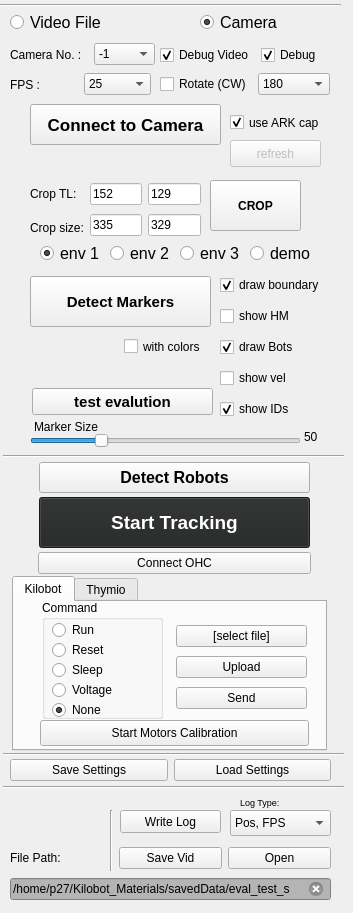
     <widget class="QWidget" name="input_tab">
      <attribute name="title">
       <string>Input</string>
      </attribute>
      <widget class="QRadioButton" name="fromVid_rButton">
       <property name="geometry">
        <rect>
         <x>10</x>
         <y>10</y>
         <width>107</width>
         <height>25</height>
        </rect>
       </property>
       <property name="font">
        <font>
         <pointsize>12</pointsize>
         <strikeout>false</strikeout>
         <kerning>true</kerning>
        </font>
       </property>
       <property name="text">
        <string>Video File</string>
       </property>
       <property name="checked">
        <bool>false</bool>
       </property>
      </widget>
      <widget class="QRadioButton" name="fromCam_rButton">
       <property name="geometry">
        <rect>
         <x>200</x>
         <y>10</y>
         <width>107</width>
         <height>25</height>
        </rect>
       </property>
       <property name="font">
        <font>
         <pointsize>12</pointsize>
         <strikeout>false</strikeout>
         <kerning>true</kerning>
        </font>
       </property>
       <property name="text">
        <string>Camera</string>
       </property>
       <property name="checked">
        <bool>true</bool>
       </property>
      </widget>
      <widget class="Line" name="line_11">
       <property name="geometry">
        <rect>
         <x>0</x>
         <y>-5</y>
         <width>341</width>
         <height>20</height>
        </rect>
       </property>
       <property name="orientation">
        <enum>Qt::Horizontal</enum>
       </property>
      </widget>
      <widget class="QPushButton" name="capturing_button">
       <property name="geometry">
        <rect>
         <x>30</x>
         <y>104</y>
         <width>191</width>
         <height>41</height>
        </rect>
       </property>
       <property name="font">
        <font>
         <pointsize>13</pointsize>
         <bold>true</bold>
         <underline>false</underline>
         <strikeout>false</strikeout>
         <kerning>true</kerning>
        </font>
       </property>
       <property name="toolTip">
        <string comment="toolTip" extracomment="hey">&lt;html&gt;&lt;head/&gt;&lt;body&gt;&lt;p&gt;Connect to Camera&lt;/p&gt;&lt;/body&gt;&lt;/html&gt;</string>
       </property>
       <property name="statusTip">
        <string comment="statisTip" extracomment="status tip"/>
       </property>
       <property name="whatsThis">
        <string comment="dis whats this" extracomment="whats this">&lt;html&gt;&lt;head/&gt;&lt;body&gt;&lt;p&gt;Connect me to camera&lt;/p&gt;&lt;/body&gt;&lt;/html&gt;</string>
       </property>
       <property name="text">
        <string comment="hey hey" extracomment="hey">Connect to Camera</string>
       </property>
       <property name="checkable">
        <bool>true</bool>
       </property>
      </widget>
      <widget class="QWidget" name="layoutWidget_17">
       <property name="geometry">
        <rect>
         <x>160</x>
         <y>70</y>
         <width>170</width>
         <height>29</height>
        </rect>
       </property>
       <layout class="QHBoxLayout" name="horizontalLayout_Rotation_Select_2">
        <item>
         <widget class="QCheckBox" name="RotateCheckBox">
          <property name="text">
           <string>Rotate (CW)</string>
          </property>
         </widget>
        </item>
        <item>
         <widget class="QComboBox" name="Rotate_ComboBox">
          <property name="currentIndex">
           <number>1</number>
          </property>
          <item>
           <property name="text">
            <string>90</string>
           </property>
          </item>
          <item>
           <property name="text">
            <string>180</string>
           </property>
          </item>
          <item>
           <property name="text">
            <string>270</string>
           </property>
          </item>
         </widget>
        </item>
       </layout>
      </widget>
      <widget class="QWidget" name="layoutWidget_18">
       <property name="geometry">
        <rect>
         <x>10</x>
         <y>40</y>
         <width>145</width>
         <height>29</height>
        </rect>
       </property>
       <layout class="QHBoxLayout" name="horizontalLayout_CameraNoSelect_2">
        <item>
         <widget class="QLabel" name="cam_label_4">
          <property name="text">
           <string>Camera No. :  </string>
          </property>
         </widget>
        </item>
        <item>
         <widget class="QComboBox" name="cam_comboBox">
          <property name="enabled">
           <bool>true</bool>
          </property>
          <item>
           <property name="text">
            <string>-1</string>
           </property>
          </item>
          <item>
           <property name="text">
            <string>0</string>
           </property>
          </item>
          <item>
           <property name="text">
            <string>1</string>
           </property>
          </item>
          <item>
           <property name="text">
            <string>2</string>
           </property>
          </item>
         </widget>
        </item>
       </layout>
      </widget>
      <widget class="QWidget" name="layoutWidget_19">
       <property name="geometry">
        <rect>
         <x>10</x>
         <y>70</y>
         <width>141</width>
         <height>29</height>
        </rect>
       </property>
       <layout class="QHBoxLayout" name="horizontalLayout_21">
        <item>
         <widget class="QLabel" name="cam_label_5">
          <property name="text">
           <string>FPS :</string>
          </property>
         </widget>
        </item>
        <item>
         <widget class="QComboBox" name="FPS_comboBox">
          <property name="enabled">
           <bool>true</bool>
          </property>
          <property name="editable">
           <bool>false</bool>
          </property>
          <property name="currentText">
           <string>25</string>
          </property>
          <property name="currentIndex">
           <number>1</number>
          </property>
          <item>
           <property name="text">
            <string>15</string>
           </property>
          </item>
          <item>
           <property name="text">
            <string>25</string>
           </property>
          </item>
          <item>
           <property name="text">
            <string>45</string>
           </property>
          </item>
          <item>
           <property name="text">
            <string>60</string>
           </property>
          </item>
          <item>
           <property name="text">
            <string>120</string>
           </property>
          </item>
         </widget>
        </item>
       </layout>
      </widget>
      <widget class="QWidget" name="layoutWidget_20">
       <property name="geometry">
        <rect>
         <x>10</x>
         <y>758</y>
         <width>321</width>
         <height>25</height>
        </rect>
       </property>
       <layout class="QGridLayout" name="gridLayout_7">
        <item row="0" column="0">
         <widget class="QPushButton" name="saveSetting_pushButton">
          <property name="text">
           <string>Save Settings</string>
          </property>
         </widget>
        </item>
        <item row="0" column="1">
         <widget class="QPushButton" name="loadSetting_pushButton">
          <property name="text">
           <string>Load Settings</string>
          </property>
         </widget>
        </item>
       </layout>
      </widget>
      <widget class="QWidget" name="layoutWidget_21">
       <property name="geometry">
        <rect>
         <x>160</x>
         <y>40</y>
         <width>171</width>
         <height>31</height>
        </rect>
       </property>
       <layout class="QHBoxLayout" name="horizontalLayout_22">
        <item>
         <widget class="QCheckBox" name="debugAV_CheckBox">
          <property name="text">
           <string>Debug Video</string>
          </property>
          <property name="checked">
           <bool>true</bool>
          </property>
         </widget>
        </item>
        <item>
         <widget class="QCheckBox" name="debug_CheckBox">
          <property name="text">
           <string>Debug</string>
          </property>
          <property name="checked">
           <bool>true</bool>
          </property>
         </widget>
        </item>
       </layout>
      </widget>
      <widget class="QCheckBox" name="useARKCap_CheckBox">
       <property name="geometry">
        <rect>
         <x>230</x>
         <y>112</y>
         <width>111</width>
         <height>21</height>
        </rect>
       </property>
       <property name="text">
        <string>use ARK cap</string>
       </property>
       <property name="checked">
        <bool>true</bool>
       </property>
      </widget>
      <widget class="Line" name="line_21">
       <property name="geometry">
        <rect>
         <x>3</x>
         <y>446</y>
         <width>341</width>
         <height>20</height>
        </rect>
       </property>
       <property name="orientation">
        <enum>Qt::Horizontal</enum>
       </property>
      </widget>
      <widget class="QWidget" name="layoutWidget_22">
       <property name="geometry">
        <rect>
         <x>10</x>
         <y>844</y>
         <width>321</width>
         <height>60</height>
        </rect>
       </property>
       <layout class="QVBoxLayout" name="verticalLayout_12">
        <item>
         <layout class="QHBoxLayout" name="horizontalLayout_23">
          <item>
           <widget class="QLabel" name="label_23">
            <property name="text">
             <string>File Path:</string>
            </property>
           </widget>
          </item>
          <item>
           <widget class="QPushButton" name="saveVid_button">
            <property name="enabled">
             <bool>true</bool>
            </property>
            <property name="text">
             <string>Save Vid</string>
            </property>
            <property name="checkable">
             <bool>true</bool>
            </property>
           </widget>
          </item>
          <item>
           <widget class="QPushButton" name="open_set_button">
            <property name="text">
             <string>Open</string>
            </property>
           </widget>
          </item>
         </layout>
        </item>
        <item>
         <widget class="QLineEdit" name="filePath_user">
          <property name="enabled">
           <bool>false</bool>
          </property>
          <property name="focusPolicy">
           <enum>Qt::StrongFocus</enum>
          </property>
          <property name="acceptDrops">
           <bool>true</bool>
          </property>
          <property name="autoFillBackground">
           <bool>false</bool>
          </property>
          <property name="styleSheet">
           <string notr="true">background-color: rgb(180, 180, 180); color: rgb(0, 0, 0);
</string>
          </property>
          <property name="text">
           <string>/home/p27/Kilobot_Materials/savedData/eval_test_s</string>
          </property>
          <property name="frame">
           <bool>true</bool>
          </property>
          <property name="dragEnabled">
           <bool>true</bool>
          </property>
          <property name="clearButtonEnabled">
           <bool>true</bool>
          </property>
         </widget>
        </item>
       </layout>
      </widget>
      <widget class="QPushButton" name="refresh_pushButton">
       <property name="enabled">
        <bool>false</bool>
       </property>
       <property name="geometry">
        <rect>
         <x>230</x>
         <y>140</y>
         <width>91</width>
         <height>27</height>
        </rect>
       </property>
       <property name="text">
        <string>refresh</string>
       </property>
       <property name="icon">
        <iconset>
         <normalon>:/images/refresh.png</normalon>
        </iconset>
       </property>
      </widget>
      <widget class="QPushButton" name="crop_pushButton">
       <property name="geometry">
        <rect>
         <x>210</x>
         <y>180</y>
         <width>91</width>
         <height>51</height>
        </rect>
       </property>
       <property name="font">
        <font>
         <pointsize>9</pointsize>
         <bold>true</bold>
         <strikeout>false</strikeout>
         <kerning>true</kerning>
        </font>
       </property>
       <property name="text">
        <string>CROP</string>
       </property>
       <property name="icon">
        <iconset>
         <normalon>:/images/refresh.png</normalon>
        </iconset>
       </property>
       <property name="checkable">
        <bool>true</bool>
       </property>
      </widget>
      <widget class="QPushButton" name="detectMarker_pushButton">
       <property name="geometry">
        <rect>
         <x>30</x>
         <y>276</y>
         <width>181</width>
         <height>51</height>
        </rect>
       </property>
       <property name="font">
        <font>
         <pointsize>11</pointsize>
         <bold>true</bold>
         <strikeout>false</strikeout>
         <kerning>true</kerning>
        </font>
       </property>
       <property name="toolTip">
        <string extracomment="Click this to detect the Fiducial Markers on the white board, to calculate the mapping between the table to the caputed frame"/>
       </property>
       <property name="text">
        <string>Detect Markers</string>
       </property>
       <property name="icon">
        <iconset>
         <normalon>:/images/refresh.png</normalon>
        </iconset>
       </property>
       <property name="checkable">
        <bool>false</bool>
       </property>
      </widget>
      <widget class="QSlider" name="markerWidth_Slider">
       <property name="geometry">
        <rect>
         <x>30</x>
         <y>431</y>
         <width>271</width>
         <height>20</height>
        </rect>
       </property>
       <property name="maximum">
        <number>200</number>
       </property>
       <property name="pageStep">
        <number>2</number>
       </property>
       <property name="value">
        <number>50</number>
       </property>
       <property name="orientation">
        <enum>Qt::Horizontal</enum>
       </property>
      </widget>
      <widget class="QLabel" name="markerWidth_label">
       <property name="geometry">
        <rect>
         <x>304</x>
         <y>428</y>
         <width>17</width>
         <height>18</height>
        </rect>
       </property>
       <property name="text">
        <string>50</string>
       </property>
      </widget>
      <widget class="QPushButton" name="writeLog_button">
       <property name="enabled">
        <bool>true</bool>
       </property>
       <property name="geometry">
        <rect>
         <x>120</x>
         <y>810</y>
         <width>101</width>
         <height>23</height>
        </rect>
       </property>
       <property name="text">
        <string>Write Log</string>
       </property>
       <property name="checkable">
        <bool>true</bool>
       </property>
      </widget>
      <widget class="Line" name="line_2">
       <property name="geometry">
        <rect>
         <x>110</x>
         <y>810</y>
         <width>3</width>
         <height>61</height>
        </rect>
       </property>
       <property name="orientation">
        <enum>Qt::Vertical</enum>
       </property>
      </widget>
      <widget class="QComboBox" name="logType_comboBox">
       <property name="geometry">
        <rect>
         <x>230</x>
         <y>810</y>
         <width>101</width>
         <height>26</height>
        </rect>
       </property>
       <property name="currentIndex">
        <number>3</number>
       </property>
       <item>
        <property name="text">
         <string>Pos, Vec, LED</string>
        </property>
       </item>
       <item>
        <property name="text">
         <string>Pos</string>
        </property>
       </item>
       <item>
        <property name="text">
         <string>Pos, LED</string>
        </property>
       </item>
       <item>
        <property name="text">
         <string>Pos, FPS</string>
        </property>
       </item>
      </widget>
      <widget class="QLabel" name="label_28">
       <property name="geometry">
        <rect>
         <x>240</x>
         <y>790</y>
         <width>71</width>
         <height>24</height>
        </rect>
       </property>
       <property name="font">
        <font>
         <pointsize>7</pointsize>
         <strikeout>false</strikeout>
         <kerning>true</kerning>
        </font>
       </property>
       <property name="text">
        <string>Log Type:</string>
       </property>
      </widget>
      <widget class="QWidget" name="layoutWidget">
       <property name="geometry">
        <rect>
         <x>40</x>
         <y>240</y>
         <width>273</width>
         <height>28</height>
        </rect>
       </property>
       <layout class="QHBoxLayout" name="horizontalLayout_31">
        <item>
         <widget class="QRadioButton" name="env1_rButton">
          <property name="font">
           <font>
            <pointsize>12</pointsize>
            <strikeout>false</strikeout>
            <kerning>true</kerning>
           </font>
          </property>
          <property name="text">
           <string>env 1</string>
          </property>
          <property name="checked">
           <bool>true</bool>
          </property>
         </widget>
        </item>
        <item>
         <widget class="QRadioButton" name="env2_rButton">
          <property name="font">
           <font>
            <pointsize>12</pointsize>
            <strikeout>false</strikeout>
            <kerning>true</kerning>
           </font>
          </property>
          <property name="text">
           <string>env 2</string>
          </property>
          <property name="checked">
           <bool>false</bool>
          </property>
         </widget>
        </item>
        <item>
         <widget class="QRadioButton" name="env3_rButton">
          <property name="font">
           <font>
            <pointsize>12</pointsize>
            <strikeout>false</strikeout>
            <kerning>true</kerning>
           </font>
          </property>
          <property name="text">
           <string>env 3</string>
          </property>
          <property name="checked">
           <bool>false</bool>
          </property>
         </widget>
        </item>
        <item>
         <widget class="QRadioButton" name="env4_rButton">
          <property name="font">
           <font>
            <pointsize>12</pointsize>
            <strikeout>false</strikeout>
            <kerning>true</kerning>
           </font>
          </property>
          <property name="text">
           <string>demo</string>
          </property>
          <property name="checked">
           <bool>false</bool>
          </property>
         </widget>
        </item>
       </layout>
      </widget>
      <widget class="QLabel" name="label_22">
       <property name="geometry">
        <rect>
         <x>34</x>
         <y>418</y>
         <width>64</width>
         <height>18</height>
        </rect>
       </property>
       <property name="text">
        <string>Marker Size</string>
       </property>
      </widget>
      <widget class="Line" name="line_22">
       <property name="geometry">
        <rect>
         <x>3</x>
         <y>777</y>
         <width>341</width>
         <height>20</height>
        </rect>
       </property>
       <property name="orientation">
        <enum>Qt::Horizontal</enum>
       </property>
      </widget>
      <widget class="Line" name="line_23">
       <property name="geometry">
        <rect>
         <x>3</x>
         <y>744</y>
         <width>341</width>
         <height>20</height>
        </rect>
       </property>
       <property name="orientation">
        <enum>Qt::Horizontal</enum>
       </property>
      </widget>
      <widget class="QPushButton" name="detectKilobots_pushButton">
       <property name="geometry">
        <rect>
         <x>39</x>
         <y>462</y>
         <width>271</width>
         <height>31</height>
        </rect>
       </property>
       <property name="font">
        <font>
         <pointsize>12</pointsize>
         <bold>true</bold>
         <strikeout>false</strikeout>
         <kerning>true</kerning>
        </font>
       </property>
       <property name="toolTip">
        <string extracomment="Click this to detect the available robots within the cropped arena"/>
       </property>
       <property name="text">
        <string>Detect Robots</string>
       </property>
      </widget>
      <widget class="QPushButton" name="startTracking_pushButton">
       <property name="geometry">
        <rect>
         <x>39</x>
         <y>497</y>
         <width>271</width>
         <height>51</height>
        </rect>
       </property>
       <property name="font">
        <font>
         <pointsize>14</pointsize>
         <bold>true</bold>
         <strikeout>false</strikeout>
         <kerning>true</kerning>
        </font>
       </property>
       <property name="toolTip">
        <string extracomment="If already detected kilobots, now click this to start the tracking"/>
       </property>
       <property name="styleSheet">
        <string notr="true">background-color: rgb(35, 37, 37);
color: rgb(255, 255, 255);</string>
       </property>
       <property name="text">
        <string>Start Tracking</string>
       </property>
       <property name="checkable">
        <bool>false</bool>
       </property>
       <property name="checked">
        <bool>false</bool>
       </property>
       <property name="flat">
        <bool>false</bool>
       </property>
      </widget>
      <widget class="QPushButton" name="ohc_connect">
       <property name="geometry">
        <rect>
         <x>38</x>
         <y>552</y>
         <width>273</width>
         <height>22</height>
        </rect>
       </property>
       <property name="text">
        <string>Connect OHC</string>
       </property>
      </widget>
      <widget class="QWidget" name="layoutWidget">
       <property name="geometry">
        <rect>
         <x>30</x>
         <y>180</y>
         <width>55</width>
         <height>61</height>
        </rect>
       </property>
       <layout class="QGridLayout" name="gridLayout_6">
        <item row="0" column="0">
         <widget class="QLabel" name="cropTLTextLabel">
          <property name="text">
           <string>Crop TL:</string>
          </property>
         </widget>
        </item>
        <item row="1" column="0">
         <widget class="QLabel" name="cropszTextLabel">
          <property name="text">
           <string>Crop size:</string>
          </property>
         </widget>
        </item>
       </layout>
      </widget>
      <widget class="QWidget" name="layoutWidget">
       <property name="geometry">
        <rect>
         <x>90</x>
         <y>180</y>
         <width>111</width>
         <height>60</height>
        </rect>
       </property>
       <layout class="QGridLayout" name="gridLayout_5">
        <item row="0" column="0">
         <widget class="QLineEdit" name="cropTL_xTextEdit">
          <property name="enabled">
           <bool>true</bool>
          </property>
          <property name="focusPolicy">
           <enum>Qt::StrongFocus</enum>
          </property>
          <property name="acceptDrops">
           <bool>true</bool>
          </property>
          <property name="autoFillBackground">
           <bool>false</bool>
          </property>
          <property name="styleSheet">
           <string notr="true">background-color: rgb(255, 255, 255); 
color: rgb(0, 0, 0);
</string>
          </property>
          <property name="text">
           <string>152</string>
          </property>
          <property name="frame">
           <bool>true</bool>
          </property>
          <property name="dragEnabled">
           <bool>true</bool>
          </property>
          <property name="clearButtonEnabled">
           <bool>false</bool>
          </property>
         </widget>
        </item>
        <item row="0" column="1">
         <widget class="QLineEdit" name="cropTL_yTextEdit">
          <property name="enabled">
           <bool>true</bool>
          </property>
          <property name="focusPolicy">
           <enum>Qt::StrongFocus</enum>
          </property>
          <property name="acceptDrops">
           <bool>true</bool>
          </property>
          <property name="autoFillBackground">
           <bool>false</bool>
          </property>
          <property name="styleSheet">
           <string notr="true">background-color: rgb(255, 255, 255); 
color: rgb(0, 0, 0);
</string>
          </property>
          <property name="text">
           <string>129</string>
          </property>
          <property name="frame">
           <bool>true</bool>
          </property>
          <property name="dragEnabled">
           <bool>true</bool>
          </property>
          <property name="clearButtonEnabled">
           <bool>false</bool>
          </property>
         </widget>
        </item>
        <item row="1" column="0">
         <widget class="QLineEdit" name="cropsz_wTextEdit">
          <property name="enabled">
           <bool>true</bool>
          </property>
          <property name="focusPolicy">
           <enum>Qt::StrongFocus</enum>
          </property>
          <property name="acceptDrops">
           <bool>true</bool>
          </property>
          <property name="autoFillBackground">
           <bool>false</bool>
          </property>
          <property name="styleSheet">
           <string notr="true">background-color: rgb(255, 255, 255); 
color: rgb(0, 0, 0);
</string>
          </property>
          <property name="text">
           <string>335</string>
          </property>
          <property name="frame">
           <bool>true</bool>
          </property>
          <property name="dragEnabled">
           <bool>true</bool>
          </property>
          <property name="clearButtonEnabled">
           <bool>false</bool>
          </property>
         </widget>
        </item>
        <item row="1" column="1">
         <widget class="QLineEdit" name="cropsz_hTextEdit">
          <property name="enabled">
           <bool>true</bool>
          </property>
          <property name="focusPolicy">
           <enum>Qt::StrongFocus</enum>
          </property>
          <property name="acceptDrops">
           <bool>true</bool>
          </property>
          <property name="autoFillBackground">
           <bool>false</bool>
          </property>
          <property name="styleSheet">
           <string notr="true">background-color: rgb(255, 255, 255); 
color: rgb(0, 0, 0);
</string>
          </property>
          <property name="text">
           <string>329</string>
          </property>
          <property name="frame">
           <bool>true</bool>
          </property>
          <property name="dragEnabled">
           <bool>true</bool>
          </property>
          <property name="clearButtonEnabled">
           <bool>false</bool>
          </property>
         </widget>
        </item>
       </layout>
      </widget>
      <widget class="QWidget" name="layoutWidget">
       <property name="geometry">
        <rect>
         <x>220</x>
         <y>270</y>
         <width>107</width>
         <height>158</height>
        </rect>
       </property>
       <layout class="QGridLayout" name="gridLayout_8">
        <item row="1" column="0">
         <widget class="QCheckBox" name="show_HM">
          <property name="text">
           <string>show HM</string>
          </property>
          <property name="checked">
           <bool>false</bool>
          </property>
         </widget>
        </item>
        <item row="2" column="0">
         <widget class="QCheckBox" name="draw_bots">
          <property name="text">
           <string>draw Bots</string>
          </property>
          <property name="checked">
           <bool>true</bool>
          </property>
         </widget>
        </item>
        <item row="6" column="0">
         <widget class="QCheckBox" name="show_ids">
          <property name="text">
           <string>show IDs</string>
          </property>
          <property name="checked">
           <bool>true</bool>
          </property>
         </widget>
        </item>
        <item row="0" column="0">
         <widget class="QCheckBox" name="drawBoundary_CheckBox">
          <property name="text">
           <string>draw boundary</string>
          </property>
          <property name="checked">
           <bool>true</bool>
          </property>
         </widget>
        </item>
        <item row="4" column="0">
         <widget class="QCheckBox" name="show_vel">
          <property name="text">
           <string>show vel</string>
          </property>
          <property name="checked">
           <bool>false</bool>
          </property>
         </widget>
        </item>
       </layout>
      </widget>
      <widget class="QCheckBox" name="draw_bots_colors">
       <property name="geometry">
        <rect>
         <x>124</x>
         <y>336</y>
         <width>89</width>
         <height>21</height>
        </rect>
       </property>
       <property name="text">
        <string>with colors</string>
       </property>
       <property name="checked">
        <bool>false</bool>
       </property>
      </widget>
      <widget class="QTabWidget" name="tabWidget_2">
       <property name="geometry">
        <rect>
         <x>12</x>
         <y>576</y>
         <width>315</width>
         <height>175</height>
        </rect>
       </property>
       <property name="currentIndex">
        <number>0</number>
       </property>
       <widget class="QWidget" name="Kilobot_tab">
        <attribute name="title">
         <string>Kilobot</string>
        </attribute>
        <widget class="QGroupBox" name="groupBox_2">
         <property name="geometry">
          <rect>
           <x>28</x>
           <y>-2</y>
           <width>121</width>
           <height>119</height>
          </rect>
         </property>
         <property name="title">
          <string>Command</string>
         </property>
         <widget class="QRadioButton" name="ohc_run">
          <property name="geometry">
           <rect>
            <x>10</x>
            <y>20</y>
            <width>100</width>
            <height>20</height>
           </rect>
          </property>
          <property name="text">
           <string>Run</string>
          </property>
         </widget>
         <widget class="QRadioButton" name="ohc_reset">
          <property name="geometry">
           <rect>
            <x>10</x>
            <y>40</y>
            <width>100</width>
            <height>20</height>
           </rect>
          </property>
          <property name="text">
           <string>Reset</string>
          </property>
         </widget>
         <widget class="QRadioButton" name="ohc_sleep">
          <property name="geometry">
           <rect>
            <x>10</x>
            <y>60</y>
            <width>100</width>
            <height>20</height>
           </rect>
          </property>
          <property name="text">
           <string>Sleep</string>
          </property>
         </widget>
         <widget class="QRadioButton" name="ohc_volt">
          <property name="geometry">
           <rect>
            <x>10</x>
            <y>80</y>
            <width>100</width>
            <height>20</height>
           </rect>
          </property>
          <property name="text">
           <string>Voltage</string>
          </property>
          <property name="checked">
           <bool>false</bool>
          </property>
         </widget>
         <widget class="QRadioButton" name="ohc_stop">
          <property name="geometry">
           <rect>
            <x>10</x>
            <y>100</y>
            <width>100</width>
            <height>20</height>
           </rect>
          </property>
          <property name="text">
           <string>None</string>
          </property>
          <property name="checked">
           <bool>true</bool>
          </property>
         </widget>
        </widget>
        <widget class="QWidget" name="layoutWidget">
         <property name="geometry">
          <rect>
           <x>162</x>
           <y>20</y>
           <width>131</width>
           <height>93</height>
          </rect>
         </property>
         <layout class="QGridLayout" name="gridLayout_4">
          <item row="0" column="0">
           <widget class="QPushButton" name="ohc_set_prog">
            <property name="text">
             <string>[select file]</string>
            </property>
           </widget>
          </item>
          <item row="1" column="0">
           <widget class="QPushButton" name="ohc_upload_prog">
            <property name="text">
             <string>Upload</string>
            </property>
           </widget>
          </item>
          <item row="2" column="0">
           <widget class="QPushButton" name="sendBatch_pushButton">
            <property name="text">
             <string>Send</string>
            </property>
           </widget>
          </item>
         </layout>
        </widget>
        <widget class="QPushButton" name="calibrate_pushButton">
         <property name="enabled">
          <bool>true</bool>
         </property>
         <property name="geometry">
          <rect>
           <x>26</x>
           <y>118</y>
           <width>269</width>
           <height>26</height>
          </rect>
         </property>
         <property name="text">
          <string>Start Motors Calibration</string>
         </property>
        </widget>
       </widget>
       <widget class="QWidget" name="tab_2">
        <attribute name="title">
         <string>Thymio</string>
        </attribute>
       </widget>
      </widget>
      <widget class="QPushButton" name="test_eval_pushButton">
       <property name="geometry">
        <rect>
         <x>32</x>
         <y>388</y>
         <width>181</width>
         <height>27</height>
        </rect>
       </property>
       <property name="font">
        <font>
         <pointsize>11</pointsize>
         <bold>true</bold>
         <strikeout>false</strikeout>
         <kerning>true</kerning>
        </font>
       </property>
       <property name="toolTip">
        <string extracomment="Click this to detect the Fiducial Markers on the white board, to calculate the mapping between the table to the caputed frame"/>
       </property>
       <property name="text">
        <string>test evalution</string>
       </property>
       <property name="icon">
        <iconset>
         <normalon>:/images/refresh.png</normalon>
        </iconset>
       </property>
       <property name="checkable">
        <bool>false</bool>
       </property>
      </widget>
     </widget>
